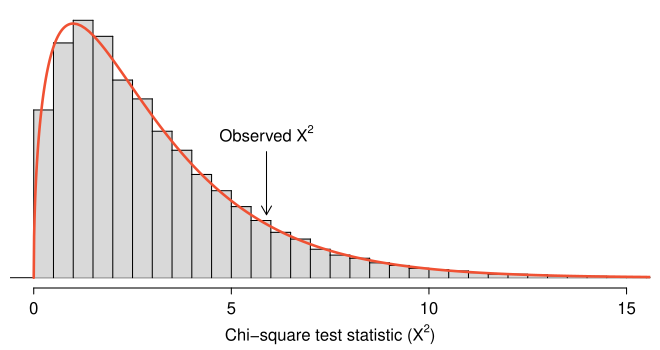

This figure's R source:
library(openintro)
data(COL)
set.seed(2)
p  <- c(0.72, 0.07, 0.12, 0.09)
N  <- 1e5
CC <- rmultinom(N, 275, p)
EE <- p * 275
X2 <- colSums((CC - EE)^2/EE)

myPDF("jurorChiSquareSimulated.pdf", 6.6, 3.5,
      mgp = c(2, 0.5, 0),
      mar = c(3.1, 0.5, 0.5, 0.5))
xlab <- expression("Chi-square test statistic ("*X^2*")")
histPlot(X2,
         col = COL[7],
         breaks = 50,
         xlim = c(0, 15),
         probability = TRUE,
         axes = FALSE,
         xlab = xlab,
         ylab = "")
axis(1)
X <- c(seq(0, 1, 0.01),
       seq(1.1, 50, 0.1))
Y <- dchisq(X, 3)
lines(X, Y,
      col = COL[4],
      lwd = 2.5)
arrows(5.89, 0.12,
       5.89, 0.06,
       0.1)
text(5.89, 0.12, expression("Observed "*X^2), pos = 3)
dev.off()

pchisq(5.89, 3, lower.tail = FALSE)
mean(X2 >= 5.89)
